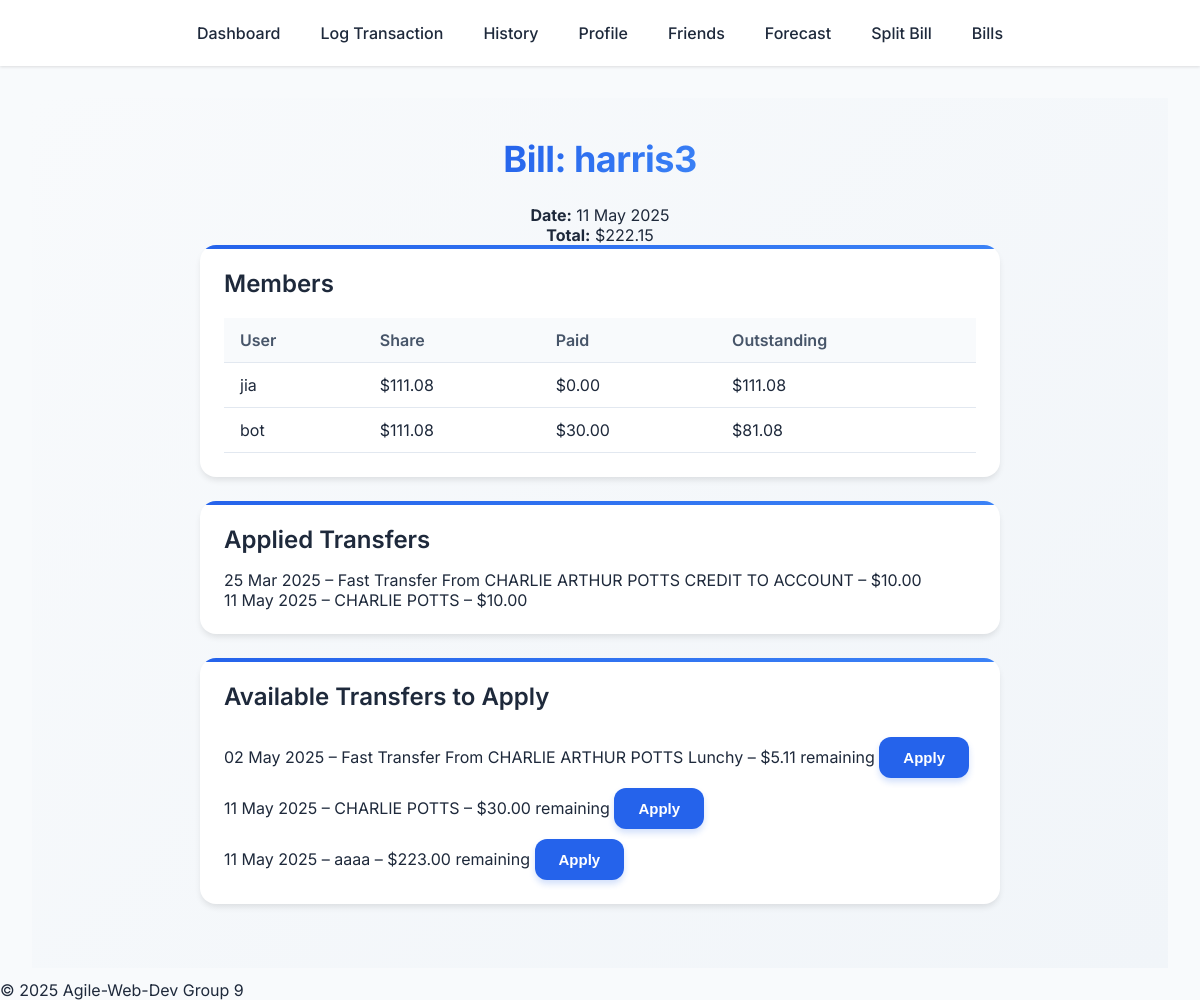
/bill/4 (signed in), run on an earlier commit of the app's database.
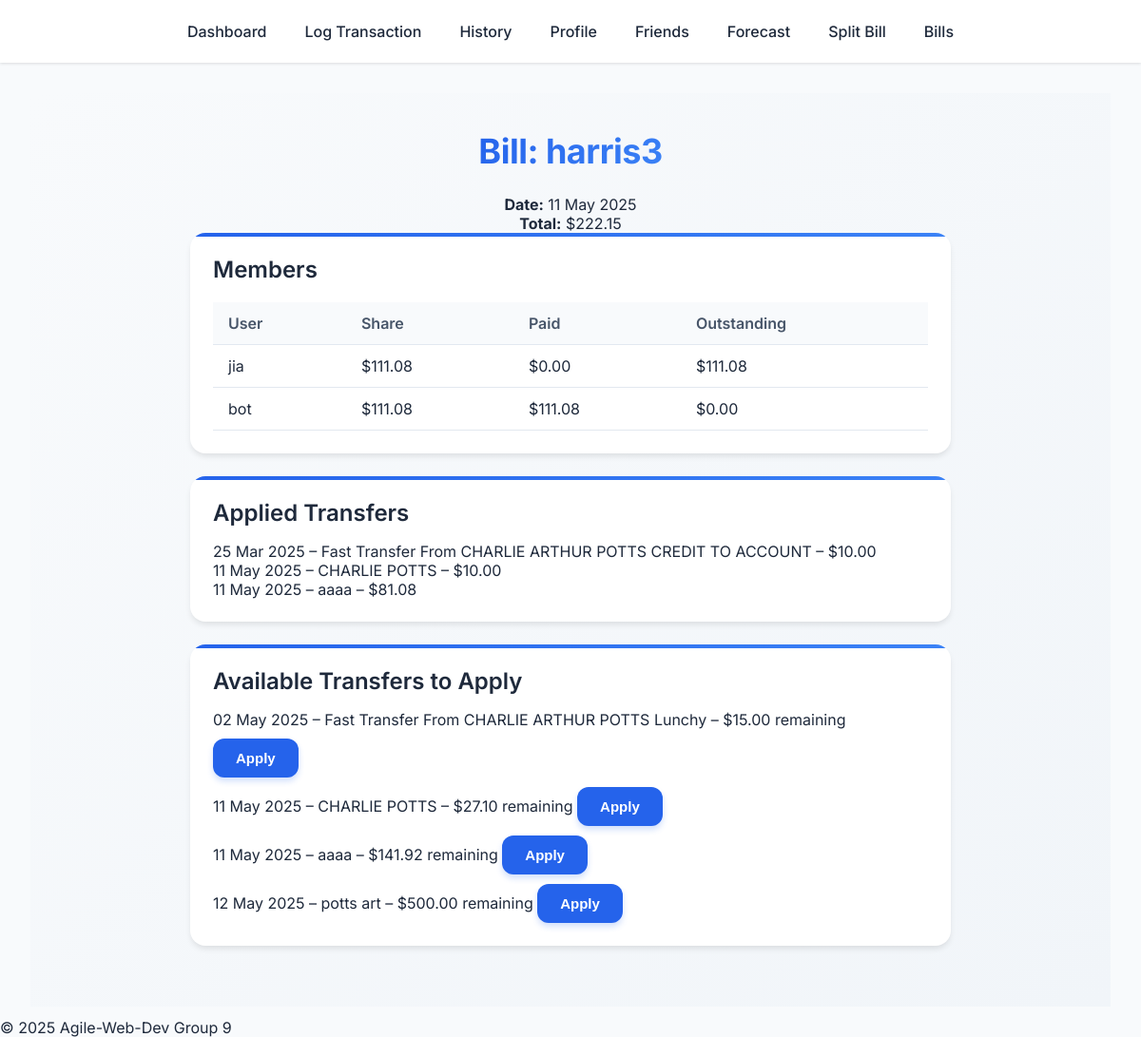
And on a later commit of the database.
### app/models.py (models this page shows, shortened)
class Bill(db.Model):
    __tablename__ = "bill"
    transactions = db.relationship(
        'BillTransaction',
        back_populates='bill',
        cascade='all, delete-orphan'
    )
    id           = db.Column(db.Integer, primary_key=True)
    created_by   = db.Column(db.Integer,
                             db.ForeignKey("users.id", ondelete="CASCADE"),
                             nullable=False)
    description  = db.Column(db.String(255))
    date         = db.Column(db.Date, default=func.current_date(), nullable=False)
    total        = db.Column(db.Numeric(12, 2), nullable=False)
    members = db.relationship(
        "BillMember",
        back_populates="bill",
        cascade="all, delete-orphan",
        passive_deletes=True,
    )

class BillMember(db.Model):
    __tablename__ = "bill_member"
    id        = db.Column(db.Integer, primary_key=True)
    bill_id   = db.Column(db.Integer,
                          db.ForeignKey("bill.id", ondelete="CASCADE"),
                          nullable=False)
    user_id   = db.Column(db.Integer,
                          db.ForeignKey("users.id", ondelete="CASCADE"),
                          nullable=False)
    share     = db.Column(db.Numeric(12, 2), nullable=False)     # “what I owe”
    paid      = db.Column(db.Numeric(12, 2), default=0)          # “what I have paid”
    settled   = db.Column(db.Boolean, default=False)
    bill  = db.relationship("Bill", back_populates="members")
    user  = db.relationship("User")

class User(db.Model, UserMixin):
    __tablename__ = 'users'
    id       = db.Column(db.Integer, primary_key=True)
    username = db.Column(db.String(150), unique=True, nullable=False)
    email    = db.Column(db.String(150), unique=True, nullable=False)
    password = db.Column(db.String(150), nullable=False)
    settings  = db.relationship(
        'UserSettings',
        uselist=False,
        back_populates='user',
        cascade='all, delete-orphan'
    )
    transactions = db.relationship(
        'Transaction',
        back_populates='user',
        lazy='dynamic',
        cascade='all, delete-orphan'
    )
    friends = db.relationship(
        "User",
        secondary=friends_table,
        primaryjoin=(friends_table.c.user_id    == id),
        secondaryjoin=(friends_table.c.friend_id == id),
        backref="friended_by",
        lazy="dynamic"
    )

class BillTransaction(db.Model):
    __tablename__ = 'bill_transaction'
    id             = db.Column(db.Integer, primary_key=True)
    bill_id        = db.Column(db.Integer, db.ForeignKey('bill.id', ondelete='CASCADE'), nullable=False)
    transaction_id = db.Column(db.Integer, db.ForeignKey('transactions.id', ondelete='CASCADE'), nullable=False)
    amount_applied = db.Column(db.Numeric(12,2), nullable=False)
    bill        = db.relationship('Bill', back_populates='transactions')
    transaction = db.relationship('Transaction')

class Transaction(db.Model):
    __tablename__ = 'transactions'
    id                 = db.Column(db.Integer, primary_key=True)
    user_id            = db.Column(
        db.Integer,
        db.ForeignKey('users.id', ondelete='CASCADE'),
        nullable=False
    )
    date               = db.Column(db.Date, nullable=False)
    amount             = db.Column(db.Numeric(10, 2), nullable=False)  # always stored positive
    category           = db.Column(db.String, nullable=False)
    type               = db.Column(
        db.Enum(TransactionType, name='tx_type'),
        nullable=False
    )
    transfer_direction = db.Column(db.Enum('in','out', name='transfer_dir'), nullable=True)
    description        = db.Column(db.String(255), nullable=True)
    user               = db.relationship(
        'User',
        back_populates='transactions'
    )
    bill_transactions = db.relationship('BillTransaction',
                                        back_populates='transaction')
    @property
    def remaining(self):
        applied = sum(bt.amount_applied for bt in self.bill_transactions)
        return float(self.amount) - float(applied)

### app/routes.py (the view)
@main.route('/bill/<int:bill_id>')
@login_required
def bill_detail(bill_id):
    bill = Bill.query.get_or_404(bill_id)
    member_ids = {bm.user_id for bm in bill.members}
    if current_user.id not in member_ids and bill.created_by != current_user.id:
        abort(403)
    cand_q = (Transaction.query
                    .join(TransactionFriend, Transaction.id == TransactionFriend.transaction_id)
                    .filter(TransactionFriend.friend_id.in_(member_ids))
             )
    suggested = [t for t in cand_q
                     if t.remaining > 0]
    return render_template(
        'bill_detail.html',
        bill=bill,
        members=bill.members,
        suggested=suggested
    )

### app/__init__.py (called while the page is built)
def create_app():
    app = Flask(__name__)
    app.config.from_object('config.Config')
    CSRFProtect(app)
    db.init_app(app)
    migrate.init_app(app, db)
    login_manager.init_app(app)
    with app.app_context():
        alembic_upgrade()
    from .models import User
    @login_manager.user_loader
    def load_user(user_id):
        return User.query.get(int(user_id))
    from .routes import main
    app.register_blueprint(main)
    return app

### app/templates/bill_detail.html (shortened to what this page needs)
{% extends "base.html" %}
{% block content %}
<div class="page-container">
  <h1>Bill: {{ bill.description }}</h1>
  <p><strong>Date:</strong> {{ bill.date.strftime('%d %b %Y') }}</p>
  <p><strong>Total:</strong> ${{ '%.2f' | format(bill.total) }}</p>
  <div class="card">
    <h2>Members</h2>
    <table class="transaction-table">
      <thead>
        <tr><th>User</th><th>Share</th><th>Paid</th><th>Outstanding</th></tr>
      </thead>
      <tbody>
        {% for m in members %}
          {% set out = m.share - m.paid %}
          <tr data-user="{{ m.user_id }}">
            <td>{{ m.user.username }}</td>
            <td>${{ '%.2f'|format(m.share) }}</td>
            <td>${{ '%.2f'|format(m.paid) }}</td>
            <td class="outstanding-cell">${{ '%.2f'|format(out) }}</td>
          </tr>
        {% endfor %}
      </tbody>
    </table>
  </div>
  <div class="card">
    <h2>Applied Transfers</h2>
    <ul id="applied-list" class="user-list">
      {% for tf in bill.transactions %}
        <li>
          {{ tf.transaction.date.strftime('%d %b %Y') }}
          – {{ tf.transaction.description }}
          – ${{ '%.2f'|format(tf.amount_applied) }}
        </li>
      {% else %}
        <li>No payments applied yet.</li>
      {% endfor %}
    </ul>
  </div>
  <div class="card">
    <h2>Available Transfers to Apply</h2>
    <ul class="user-list" id="suggested-list">
      {% for tx in suggested %}
        <li>
          {{ tx.date.strftime('%d %b %Y') }}
          – {{ tx.description }}
          – ${{ '%.2f'|format(tx.remaining) }} remaining
          <button
            type="button"
            class="btn btn--sm apply-btn"
            data-bill="{{ bill.id }}"
            data-tx="{{ tx.id }}"
          >Apply</button>
        </li>
      {% else %}
        <li style="color:#94a3b8">No other transfers available.</li>
      {% endfor %}
    </ul>
  </div>
</div>
{% endblock %}

### app/templates/base.html (shortened to what this page needs)
<!DOCTYPE html>
<html lang="en">
<head>
  <link rel="stylesheet" href="{{ url_for('static', filename='css/main.css') }}">
</head>
<body>
  <header class="site-header">
    <div class="navigation-container">
      <nav class="main-nav">
        <a href="{{ url_for('main.dashboard') }}" class="nav-link">Dashboard</a>
        <a href="{{ url_for('main.transactionForm') }}" class="nav-link">Log Transaction</a>
        <a href="{{ url_for('main.history') }}" class="nav-link">History</a>
        <a href="{{ url_for('main.profile') }}" class="nav-link">Profile</a>
        <a href="{{ url_for('main.friends') }}" class="nav-link">Friends</a>
        <a href="{{ url_for('main.forecast') }}"  class="nav-link">Forecast</a>
        <a href="{{ url_for('main.splitBill') }}"  class="nav-link">Split Bill</a>
        <a href="{{ url_for('main.bills_overview') }}"  class="nav-link">Bills</a>
      </nav>
    </div>
  </header>
  <main class="site-content">
    {% block content %}{% endblock %}
  </main>
  <footer class="site-footer">
    <p>© 2025 Agile-Web-Dev Group 9 </p>
  </footer>
</body>
</html>

### app/static/css/main.css (style rules this page uses)
:root { --primary: #2563eb; --primary-dark: #1d4ed8; --secondary: #64748b; --accent: #3b82f6; --success: #10b981; --warning: #f59e0b; --danger: #ef4444; --background: #f8fafc; --white: #ffffff; --text-primary: #1e293b; --text-secondary: #475569; --shadow-sm: 0 1px 3px rgba(0,0,0,0.12); --shadow-md: 0 4px 6px -1px rgba(0,0,0,0.1); --shadow-lg: 0 10px 15px -3px rgba(0,0,0,0.1); }
* { box-sizing: border-box; margin: 0; padding: 0; }
body { margin: 0; font-family: 'Inter', sans-serif; background: var(--background); color: var(--text-primary); }
.page-container { padding: 40px 60px; position: relative; display: flex; flex-direction: column; align-items: center; background: linear-gradient(135deg, #f8fafc 0%, #f1f5f9 100%); min-height: 80vh; }
h1 { font-size: 36px; background: linear-gradient(135deg, var(--primary) 0%, var(--accent) 100%); background-clip: text; -webkit-background-clip: text; -webkit-text-fill-color: transparent; font-weight: 700; margin-bottom: 24px; letter-spacing: -0.5px; line-height: 1.2; text-align: center; position: relative; z-index: 1; }
h2 { font-size: 24px; color: var(--text-primary); font-weight: 600; margin-bottom: 16px; }
.card { background-color: var(--white); border-radius: 16px; padding: 24px; box-shadow: var(--shadow-md); margin-bottom: 24px; width: 100%; max-width: 800px; position: relative; overflow: hidden; }
.card::before { content: ''; position: absolute; top: 0; left: 0; width: 100%; height: 4px; background: linear-gradient(90deg, var(--primary) 0%, var(--accent) 100%); }
.button, button[type="submit"], .btn { padding: 12px 24px; border: none; background-color: var(--primary); color: var(--white); font-size: 15px; font-weight: 600; border-radius: 12px; cursor: pointer; transition: all 0.2s cubic-bezier(0.4, 0, 0.2, 1); box-shadow: 0 4px 6px rgba(37, 99, 235, 0.2); margin-top: 10px; }
.site-header { background-color: var(--white); box-shadow: var(--shadow-sm); padding: 15px 0; position: relative; z-index: 10; }
.navigation-container { max-width: 1200px; margin: 0 auto; display: flex; justify-content: center; }
.main-nav { display: flex; gap: 40px; align-items: center; }
.nav-link { color: var(--text-primary); text-decoration: none; font-weight: 500; font-size: 16px; padding: 8px 0; position: relative; transition: color 0.3s ease; }
.nav-link::after { content: ''; position: absolute; bottom: 0; left: 0; width: 100%; height: 2px; background: var(--primary); transform: scaleX(0); transform-origin: right; transition: transform 0.3s ease; }
.user-list { list-style: none; padding: 0; margin: 0; }
.transaction-table { width: 100%; border-collapse: collapse; margin-top: 20px; }
.transaction-table th, .transaction-table td { padding: 12px 16px; text-align: left; border-bottom: 1px solid #e2e8f0; }
.transaction-table th { background-color: #f8fafc; font-weight: 600; color: var(--text-secondary); }

### app/templates/base.html (style rules this page uses)
.site-footer { position: fixed; left: 0px; bottom: 0px; width: 100%; }
.site-content { padding: 2em; flex: 1; width: 100%; max-width: 1200px; margin: 0 auto; }

What changed in the data, as far as the page shows it:
removed BillTransaction: remaining "5.11"
changed BillMember "bot": paid "30.00" → "111.08"; settled "81.08" → "0.00"
computed for BillTransaction "CHARLIE POTTS": remaining "30.00" → "27.10"
added BillTransaction: transaction "11 May 2025", transaction.description "aaaa", amount_applied "81.08"
shown differently, row unchanged: Transaction "02 May 2025": remaining (not shown) → "15.00"
computed for BillTransaction (number 4 of 5 on the later page): remaining "223.00" → "141.92"
added Transaction: date "12 May 2025", description "potts art"
added BillTransaction: remaining "500.00"
